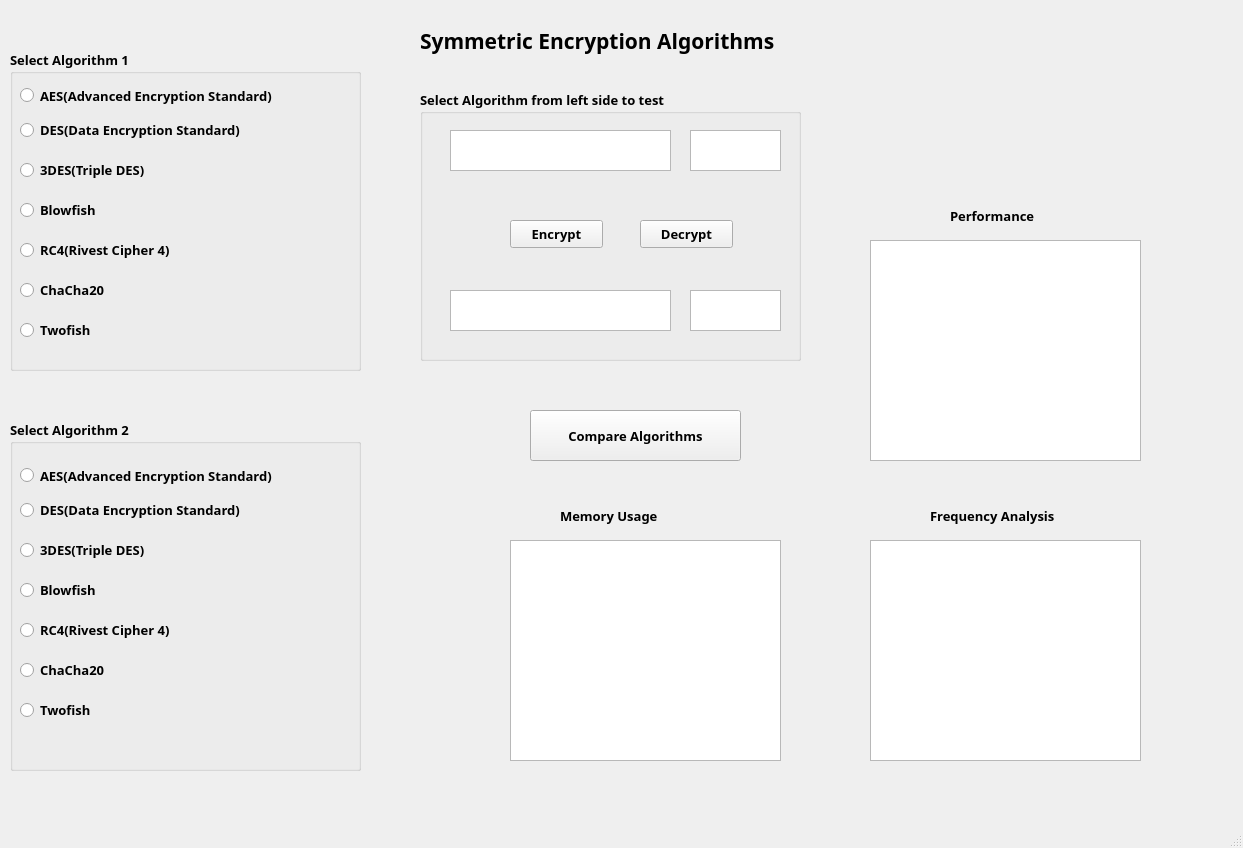
<?xml version="1.0" encoding="UTF-8"?>
<ui version="4.0">
 <class>SymmetricEncryption_MainWindow</class>
 <widget class="QMainWindow" name="SymmetricEncryption_MainWindow">
  <property name="geometry">
   <rect>
    <x>0</x>
    <y>0</y>
    <width>1243</width>
    <height>848</height>
   </rect>
  </property>
  <property name="windowTitle">
   <string>MainWindow</string>
  </property>
  <widget class="QWidget" name="centralwidget">
   <widget class="QGroupBox" name="grpBox_Algorithm1">
    <property name="geometry">
     <rect>
      <x>10</x>
      <y>50</y>
      <width>351</width>
      <height>321</height>
     </rect>
    </property>
    <property name="font">
     <font>
      <family>Rockwell</family>
      <pointsize>10</pointsize>
      <weight>75</weight>
      <bold>true</bold>
     </font>
    </property>
    <property name="title">
     <string>Select Algorithm 1 </string>
    </property>
    <widget class="QRadioButton" name="rdAES1">
     <property name="geometry">
      <rect>
       <x>10</x>
       <y>30</y>
       <width>341</width>
       <height>31</height>
      </rect>
     </property>
     <property name="text">
      <string>AES(Advanced Encryption Standard)</string>
     </property>
    </widget>
    <widget class="QRadioButton" name="rdTwofish1">
     <property name="geometry">
      <rect>
       <x>10</x>
       <y>270</y>
       <width>211</width>
       <height>20</height>
      </rect>
     </property>
     <property name="text">
      <string>Twofish</string>
     </property>
    </widget>
    <widget class="QRadioButton" name="rdDES1">
     <property name="geometry">
      <rect>
       <x>10</x>
       <y>70</y>
       <width>301</width>
       <height>20</height>
      </rect>
     </property>
     <property name="text">
      <string>DES(Data Encryption Standard)</string>
     </property>
    </widget>
    <widget class="QRadioButton" name="rdRivest1">
     <property name="geometry">
      <rect>
       <x>10</x>
       <y>190</y>
       <width>211</width>
       <height>20</height>
      </rect>
     </property>
     <property name="text">
      <string>RC4(Rivest Cipher 4)</string>
     </property>
    </widget>
    <widget class="QRadioButton" name="rdBlowfish1">
     <property name="geometry">
      <rect>
       <x>10</x>
       <y>150</y>
       <width>211</width>
       <height>20</height>
      </rect>
     </property>
     <property name="text">
      <string>Blowfish</string>
     </property>
    </widget>
    <widget class="QRadioButton" name="rdChaCha1">
     <property name="geometry">
      <rect>
       <x>10</x>
       <y>230</y>
       <width>211</width>
       <height>20</height>
      </rect>
     </property>
     <property name="text">
      <string>ChaCha20</string>
     </property>
    </widget>
    <widget class="QRadioButton" name="rd3DES1">
     <property name="geometry">
      <rect>
       <x>10</x>
       <y>110</y>
       <width>211</width>
       <height>20</height>
      </rect>
     </property>
     <property name="text">
      <string>3DES(Triple DES)</string>
     </property>
    </widget>
   </widget>
   <widget class="QGroupBox" name="grpBox_Algorithm2">
    <property name="geometry">
     <rect>
      <x>10</x>
      <y>420</y>
      <width>351</width>
      <height>351</height>
     </rect>
    </property>
    <property name="font">
     <font>
      <family>Rockwell</family>
      <pointsize>10</pointsize>
      <weight>75</weight>
      <bold>true</bold>
     </font>
    </property>
    <property name="title">
     <string>Select Algorithm 2</string>
    </property>
    <widget class="QRadioButton" name="rdAES2">
     <property name="geometry">
      <rect>
       <x>10</x>
       <y>40</y>
       <width>331</width>
       <height>31</height>
      </rect>
     </property>
     <property name="font">
      <font>
       <family>Rockwell</family>
       <pointsize>10</pointsize>
       <weight>75</weight>
       <bold>true</bold>
      </font>
     </property>
     <property name="text">
      <string>AES(Advanced Encryption Standard)</string>
     </property>
    </widget>
    <widget class="QRadioButton" name="rdTwofish2">
     <property name="geometry">
      <rect>
       <x>10</x>
       <y>280</y>
       <width>211</width>
       <height>20</height>
      </rect>
     </property>
     <property name="font">
      <font>
       <family>Rockwell</family>
       <pointsize>10</pointsize>
       <weight>75</weight>
       <bold>true</bold>
      </font>
     </property>
     <property name="text">
      <string>Twofish</string>
     </property>
    </widget>
    <widget class="QRadioButton" name="rdChaCha2">
     <property name="geometry">
      <rect>
       <x>10</x>
       <y>240</y>
       <width>211</width>
       <height>20</height>
      </rect>
     </property>
     <property name="font">
      <font>
       <family>Rockwell</family>
       <pointsize>10</pointsize>
       <weight>75</weight>
       <bold>true</bold>
      </font>
     </property>
     <property name="text">
      <string>ChaCha20</string>
     </property>
    </widget>
    <widget class="QRadioButton" name="rdRivest2">
     <property name="geometry">
      <rect>
       <x>10</x>
       <y>200</y>
       <width>211</width>
       <height>20</height>
      </rect>
     </property>
     <property name="font">
      <font>
       <family>Rockwell</family>
       <pointsize>10</pointsize>
       <weight>75</weight>
       <bold>true</bold>
      </font>
     </property>
     <property name="text">
      <string>RC4(Rivest Cipher 4)</string>
     </property>
    </widget>
    <widget class="QRadioButton" name="rd3DES2">
     <property name="geometry">
      <rect>
       <x>10</x>
       <y>120</y>
       <width>211</width>
       <height>20</height>
      </rect>
     </property>
     <property name="font">
      <font>
       <family>Rockwell</family>
       <pointsize>10</pointsize>
       <weight>75</weight>
       <bold>true</bold>
      </font>
     </property>
     <property name="text">
      <string>3DES(Triple DES)</string>
     </property>
    </widget>
    <widget class="QRadioButton" name="rdBlowfish2">
     <property name="geometry">
      <rect>
       <x>10</x>
       <y>160</y>
       <width>211</width>
       <height>20</height>
      </rect>
     </property>
     <property name="font">
      <font>
       <family>Rockwell</family>
       <pointsize>10</pointsize>
       <weight>75</weight>
       <bold>true</bold>
      </font>
     </property>
     <property name="text">
      <string>Blowfish</string>
     </property>
    </widget>
    <widget class="QRadioButton" name="rdDES2">
     <property name="geometry">
      <rect>
       <x>10</x>
       <y>80</y>
       <width>331</width>
       <height>20</height>
      </rect>
     </property>
     <property name="font">
      <font>
       <family>Rockwell</family>
       <pointsize>10</pointsize>
       <weight>75</weight>
       <bold>true</bold>
      </font>
     </property>
     <property name="text">
      <string>DES(Data Encryption Standard)</string>
     </property>
    </widget>
   </widget>
   <widget class="QGroupBox" name="grpBox_AlgorithmTest">
    <property name="geometry">
     <rect>
      <x>420</x>
      <y>90</y>
      <width>381</width>
      <height>271</height>
     </rect>
    </property>
    <property name="font">
     <font>
      <family>Rockwell</family>
      <pointsize>10</pointsize>
      <weight>75</weight>
      <bold>true</bold>
     </font>
    </property>
    <property name="title">
     <string>Select Algorithm from left side to test</string>
    </property>
    <widget class="QTextEdit" name="txtBoxEncrypt">
     <property name="geometry">
      <rect>
       <x>30</x>
       <y>40</y>
       <width>221</width>
       <height>41</height>
      </rect>
     </property>
     <property name="font">
      <font>
       <family>Rockwell</family>
       <pointsize>10</pointsize>
       <weight>75</weight>
       <bold>true</bold>
      </font>
     </property>
    </widget>
    <widget class="QTextEdit" name="txtBoxDecrypt">
     <property name="geometry">
      <rect>
       <x>30</x>
       <y>200</y>
       <width>221</width>
       <height>41</height>
      </rect>
     </property>
     <property name="font">
      <font>
       <family>Rockwell</family>
       <pointsize>10</pointsize>
       <weight>75</weight>
       <bold>true</bold>
      </font>
     </property>
    </widget>
    <widget class="QTextEdit" name="txtBoxKey1">
     <property name="geometry">
      <rect>
       <x>270</x>
       <y>40</y>
       <width>91</width>
       <height>41</height>
      </rect>
     </property>
     <property name="font">
      <font>
       <family>Rockwell</family>
       <pointsize>10</pointsize>
       <weight>75</weight>
       <bold>true</bold>
      </font>
     </property>
    </widget>
    <widget class="QTextEdit" name="txtBoxKey2">
     <property name="geometry">
      <rect>
       <x>270</x>
       <y>200</y>
       <width>91</width>
       <height>41</height>
      </rect>
     </property>
     <property name="font">
      <font>
       <family>Rockwell</family>
       <pointsize>10</pointsize>
       <weight>75</weight>
       <bold>true</bold>
      </font>
     </property>
    </widget>
    <widget class="QPushButton" name="btnDecrypt">
     <property name="geometry">
      <rect>
       <x>220</x>
       <y>130</y>
       <width>93</width>
       <height>28</height>
      </rect>
     </property>
     <property name="font">
      <font>
       <family>Rockwell</family>
       <pointsize>10</pointsize>
       <weight>75</weight>
       <bold>true</bold>
      </font>
     </property>
     <property name="text">
      <string>Decrypt</string>
     </property>
    </widget>
    <widget class="QPushButton" name="btnEncrypt">
     <property name="geometry">
      <rect>
       <x>90</x>
       <y>130</y>
       <width>93</width>
       <height>28</height>
      </rect>
     </property>
     <property name="font">
      <font>
       <family>Rockwell</family>
       <pointsize>10</pointsize>
       <weight>75</weight>
       <bold>true</bold>
      </font>
     </property>
     <property name="text">
      <string>Encrypt</string>
     </property>
    </widget>
   </widget>
   <widget class="QGraphicsView" name="graphPerformance">
    <property name="geometry">
     <rect>
      <x>870</x>
      <y>240</y>
      <width>271</width>
      <height>221</height>
     </rect>
    </property>
   </widget>
   <widget class="QGraphicsView" name="graphSecurity">
    <property name="geometry">
     <rect>
      <x>870</x>
      <y>540</y>
      <width>271</width>
      <height>221</height>
     </rect>
    </property>
   </widget>
   <widget class="QGraphicsView" name="graphMemoryUsage">
    <property name="geometry">
     <rect>
      <x>510</x>
      <y>540</y>
      <width>271</width>
      <height>221</height>
     </rect>
    </property>
   </widget>
   <widget class="QLabel" name="lblPerformance">
    <property name="geometry">
     <rect>
      <x>950</x>
      <y>200</y>
      <width>121</width>
      <height>31</height>
     </rect>
    </property>
    <property name="font">
     <font>
      <family>Rockwell</family>
      <pointsize>10</pointsize>
      <weight>75</weight>
      <bold>true</bold>
     </font>
    </property>
    <property name="text">
     <string>Performance</string>
    </property>
   </widget>
   <widget class="QLabel" name="lblSecurity">
    <property name="geometry">
     <rect>
      <x>930</x>
      <y>500</y>
      <width>181</width>
      <height>31</height>
     </rect>
    </property>
    <property name="font">
     <font>
      <family>Rockwell</family>
      <pointsize>10</pointsize>
      <weight>75</weight>
      <bold>true</bold>
     </font>
    </property>
    <property name="text">
     <string>Frequency Analysis</string>
    </property>
   </widget>
   <widget class="QLabel" name="lblMemoryUsage">
    <property name="geometry">
     <rect>
      <x>560</x>
      <y>500</y>
      <width>181</width>
      <height>31</height>
     </rect>
    </property>
    <property name="font">
     <font>
      <family>Rockwell</family>
      <pointsize>10</pointsize>
      <weight>75</weight>
      <bold>true</bold>
     </font>
    </property>
    <property name="text">
     <string>Memory Usage</string>
    </property>
   </widget>
   <widget class="QLabel" name="lblPerformance_2">
    <property name="geometry">
     <rect>
      <x>420</x>
      <y>10</y>
      <width>481</width>
      <height>61</height>
     </rect>
    </property>
    <property name="font">
     <font>
      <family>Rockwell</family>
      <pointsize>16</pointsize>
      <weight>75</weight>
      <bold>true</bold>
     </font>
    </property>
    <property name="text">
     <string>Symmetric Encryption Algorithms</string>
    </property>
   </widget>
   <widget class="QPushButton" name="btnCompare">
    <property name="geometry">
     <rect>
      <x>530</x>
      <y>410</y>
      <width>211</width>
      <height>51</height>
     </rect>
    </property>
    <property name="font">
     <font>
      <family>Rockwell</family>
      <pointsize>10</pointsize>
      <weight>75</weight>
      <bold>true</bold>
     </font>
    </property>
    <property name="text">
     <string>Compare Algorithms</string>
    </property>
   </widget>
  </widget>
  <widget class="QMenuBar" name="menubar">
   <property name="geometry">
    <rect>
     <x>0</x>
     <y>0</y>
     <width>1243</width>
     <height>26</height>
    </rect>
   </property>
  </widget>
  <widget class="QStatusBar" name="statusbar"/>
 </widget>
 <resources/>
 <connections/>
</ui>
